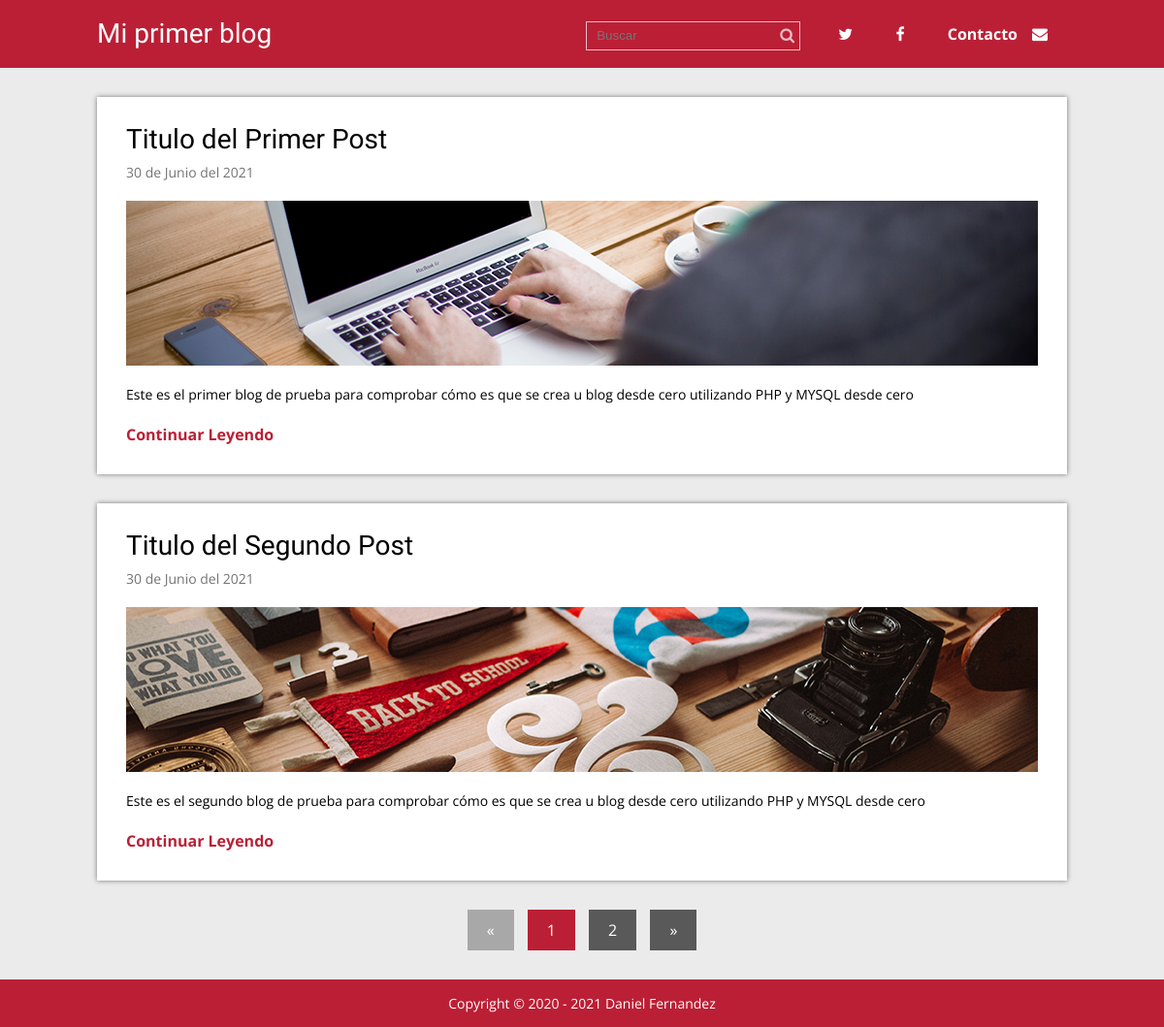
Before: / with the older database file.
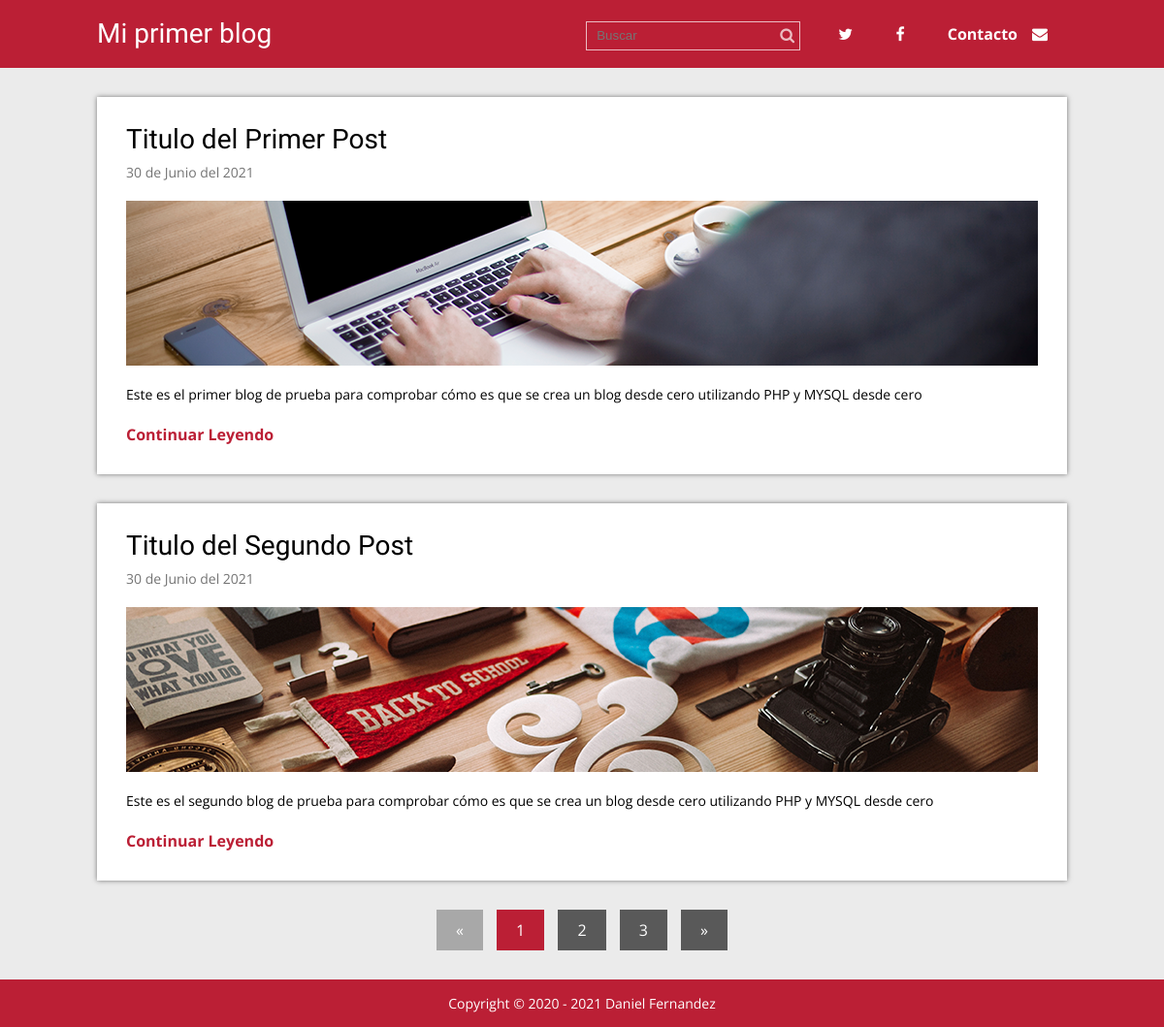
After: the same page with the newer database file.
### tables this page shows
CREATE TABLE `articulos` (
  `id` int(11) NOT NULL,
  `titulo` varchar(200) NOT NULL,
  `extracto` varchar(200) NOT NULL,
  `fecha` timestamp NOT NULL DEFAULT current_timestamp(),
  `texto` text NOT NULL,
  `thumb` varchar(50) NOT NULL
);

### index.php (called while the page is built, shortened)
<?php
require 'admin/config.php';
require 'functions.php';
$conexion = conexion($bd_config);
$posts = obtener_post($blog_config['post_por_pagina'], $conexion);
require 'views/index.view.php';
?>

### admin/config.php (called while the page is built, shortened)
<?php
$blog_config = array(
    'post_por_pagina'=> '2',
    'carpeta_imagenes' => 'imagenes/'
);
?>

### functions.php (called while the page is built, shortened)
<?php
function pagina_actual(){
    return isset($_GET['p']) ? (int)$_GET['p'] : 1;
}
function obtener_post($post_por_pagina, $conexion){
    $inicio = (pagina_actual() > 1) ? pagina_actual() * $post_por_pagina - $post_por_pagina : 0;
    $sentencia = $conexion->prepare("SELECT SQL_CALC_FOUND_ROWS * FROM articulos LIMIT $inicio, $post_por_pagina");
    $sentencia -> execute();
	return $sentencia->fetchAll();
}
function numero_paginas($post_por_pagina, $conexion){
    $total_post = $conexion->prepare('SELECT FOUND_ROWS() as total');
    $total_post->execute();
    $total_post = $total_post->fetch()['total'];
    $numero_paginas = ceil($total_post / $post_por_pagina);
    return $numero_paginas;
}
function fecha($fecha){
    $timestamp = strtotime($fecha);
    $meses = ['Enero', 'Febrero', 'Marzo', 'Abril', 'Mayo', 'Junio', 'Julio', 'Agosto', 'Septiembre', 'Octubre', 'Noviembre', 'Diciembre'];
    $dia = date('d', $timestamp);
    $mes = date('m', $timestamp) -1;
    $year = date('Y', $timestamp);
    $fecha = "$dia de " . $meses[$mes] . " del $year";
    return $fecha;
}
?>

### views/index.view.php (the view)
<?php require 'header.php' ?>
<div class="contenedor">
    <?php foreach($posts as $post): ?>
        <div class="post">
            <article>
                <h2 class="titulo"><a href="single.php?id=<?php echo $post['id']; ?>"><?php echo $post['titulo']; ?></a></h2>
                <p class="fecha"><?php echo fecha($post['fecha']); ?></p>
                <div class="thumb">
                    <a href="single.php?id=<?php echo $post['id']; ?>">
                        <img src="<?php echo RUTA; ?>/imagenes/<?php echo $post['thumb']; ?>" alt="">
                    </a>
                </div>
                <p class="extracto"><?php echo $post['extracto']; ?></p>
                <a href="single.php?id=<?php echo $post['id']; ?>" class="continuar">Continuar Leyendo</a>
            </article>
        </div>
    <?php endforeach; ?>
    <?php require 'paginacion.php'; ?>
</div>
<?php require 'footer.php'; ?>

### views/header.php (shortened to what this page needs)
<!DOCTYPE html>
<html lang="en">
<head>
    <link rel="stylesheet" href="https://maxcdn.bootstrapcdn.com/font-awesome/4.4.0/css/font-awesome.min.css">
    <link rel="stylesheet" href="<?php echo RUTA; ?>/css/estilos.css">
</head>
<body>
<header>
    <div class="contenedor">
        <div class="logo izquierda">
            <p><a href="<?php echo RUTA; ?>">Mi primer blog</a></p>
        </div>
        <div class="derecha">
            <form name="busqueda" class="buscar" action="<?php echo RUTA; ?>/buscar.php" method="get">
                <input type="text" name="busqueda" placeholder="Buscar">
                <button type="submit" class="icono fa fa-search"></button>
            </form>
            <nav class="menu">
                <ul>
                    <li><a href="https://twitter.com/94Danierse"><i class="fa fa-twitter"></i></a></li>
                    <li><a href="https://www.facebook.com/dan.fernandez.947/"><i class="fa fa-facebook"></i></a></li>
                    <li><a href="#">Contacto<i class="icono fa fa-envelope"></i></a></li>
                </ul>
            </nav>
        </div>
    </div>
</header>

### paginacion.php
<?php $numero_paginas = numero_paginas($blog_config['post_por_pagina'], $conexion); ?>
<section class="paginacion">
    <ul>
        <?php if (pagina_actual() === 1): ?>
            <li class="disabled">&laquo;</li>
        <?php else: ?>
            <li><a href="index.php?p=<?php echo pagina_actual() - 1 ?>">&laquo;</a></li>
        <?php endif; ?>
        <?php for ($i = 1; $i <= $numero_paginas; $i++): ?>
            <?php if (pagina_actual() === $i): ?>
                <li class="active">
                    <?php echo $i; ?>
                </li>
            <?php else: ?>
                <li><a href="index.php?p=<?php echo $i?>"><?php echo $i; ?></a></li>
            <?php endif; ?>
        <?php endfor; ?>
        <?php if (pagina_actual() == $numero_paginas): ?>
            <li class="disabled">&raquo;</li>
        <?php else: ?>
            <li><a href="index.php?p=<?php echo pagina_actual() + 1; ?>">&raquo;</a></li>
        <?php endif; ?>
    </ul>
</section>

### views/footer.php
<footer>
    <p class="copyright">Copyright © 2020 - 2021 Daniel Fernandez</p>
</footer>
</body>
</html>

### css/estilos.css (style rules this page uses)
* { margin: 0; padding: 0; -webkit-box-sizing: border-box; -moz-box-sizing: border-box; box-sizing: border-box; }
body { font-size: 16px; font-family: 'Open Sans', sans-serif; background: #ebebeb; }
h1, h2, h3, h4, h5, h6 { font-family: "Oswald", Arial, Sans-serif; font-weight: normal; }
a { text-decoration: none; color:#BB1F35; }
.contenedor { max-width: 1000px; width: 90%; margin: auto; }
.izquierda { float: left; }
.derecha { float: right; }
header { color:#fff; margin-bottom: 30px; background: #BB1F35; }
header .contenedor { overflow: hidden; }
header .logo { max-width: 300px; }
header .logo a { color: #fff; font-family: "Oswald", Arial, Sans-serif; font-size: 28px; line-height: 70px; }
header .buscar { display: inline-block; position: relative; margin-right: 15px; }
header .buscar input[type="text"] { background: none; border:1px solid rgba(255,255,255,.7); color:rgba(255,255,255,.7); height: 30px; padding: 0 10px; padding-right: 32px; }
header .buscar .icono { color:rgba(255,255,255,.7); position: absolute; right: 0; background: none; border:none; cursor:pointer; padding: 6px; font-size: 16px; line-height: 16px; }
header .menu { display: inline-block; }
header .menu ul { list-style: none; }
header .menu ul li { display: inline-block; line-height: 70px; }
header .menu ul li a { color: #fff; display: block; padding: 0px 20px; font-weight: bold; }
header .menu ul li a .icono { margin-left: 15px; }
.post { width: 100%; background: #fff; box-shadow: 0px 0px 5px rgba(0,0,0, .5); margin-bottom: 30px; padding: 30px; }
.post article .titulo { font-family: "Oswald", Arial, Sans-serif; font-size: 28px; font-weight: normal; line-height: 28px; margin-bottom: 10px; }
.post article .titulo a { color:#000; }
.post article .fecha { color:#747474; font-size: 14px; margin-bottom: 20px; }
.post article .thumb { margin-bottom: 20px; }
.post article .thumb img { vertical-align: top; width: 100%; }
.post article .extracto { font-size: 14px; line-height: 20px; margin-bottom: 20px; }
.post article .continuar { color:#BB1F35; font-weight: bold; }
footer { background: #BB1F35; color: #fff; }
footer .copyright { text-align: center; font-size: 14px; padding: 15px 0; }
.paginacion { margin-bottom: 30px; }
.paginacion ul { list-style: none; text-align: center; }
.paginacion ul li { display: inline-block; margin:0 5px; color:#fff; }
.paginacion ul li a { display: block; padding:10px 20px; background: #595959; color:#fff; }
.paginacion ul .active { background: #BB1F35; padding:10px 20px; }
.paginacion ul .disabled { background: #a8a8a8; padding:10px 20px; cursor: not-allowed; }

Changed rows visible on the page:
changed articulos "Titulo del Primer Post": extracto "Este es el primer blog de prueba para comprobar cómo es que se crea u blog desde cero utilizando PHP y MYSQL desde cero" → "Este es el primer blog de prueba para comprobar cómo es que se crea un blog desde cero utilizando PHP y MYSQL desde cero"
changed articulos "Titulo del Segundo Post": extracto "Este es el segundo blog de prueba para comprobar cómo es que se crea u blog desde cero utilizando PHP y MYSQL desde cero" → "Este es el segundo blog de prueba para comprobar cómo es que se crea un blog desde cero utilizando PHP y MYSQL desde cero"
Other visible differences:
new list line: "3"
